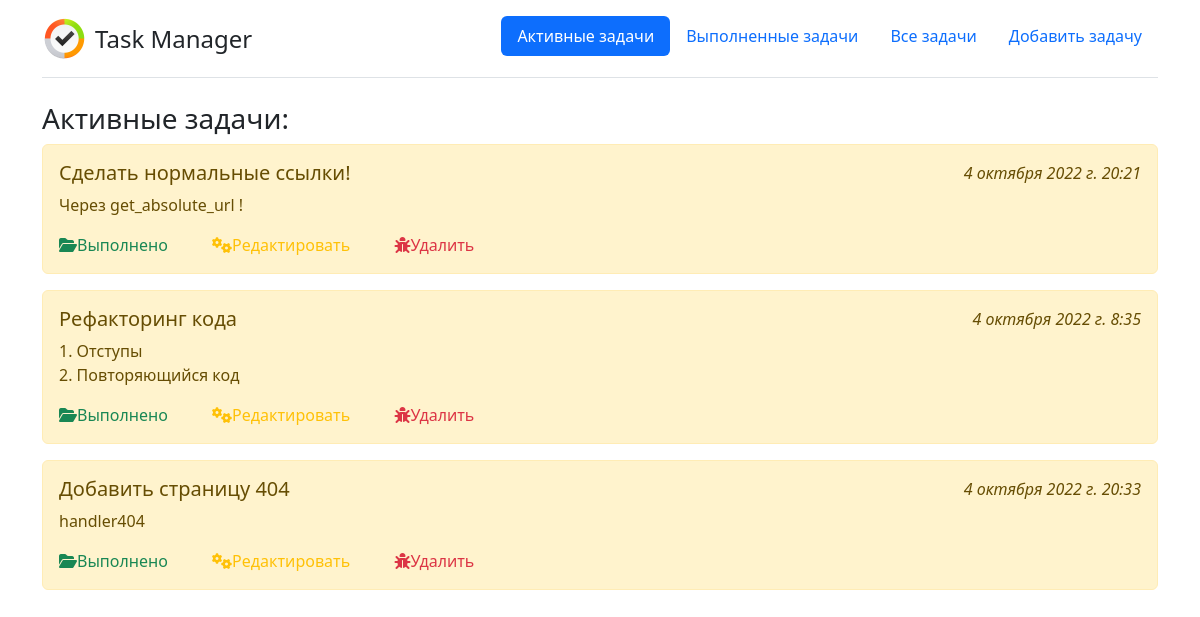
The page / on the database its author committed.
### Main/models.py (models this page shows, shortened)
class Task(models.Model):
    title = models.CharField(max_length=255)
    task = models.TextField()
    time_create = models.DateTimeField(auto_now_add=True)
    time_update = models.DateTimeField(auto_now=True)
    done = models.BooleanField(default=False)
    def get_absolute_url(self):
        return f'/update/{self.pk}'  # reverse('updateTask', kwargs={'task_id': self.pk})
    class Meta:
        verbose_name = 'Задача'
        verbose_name_plural = 'Задачи'

### Main/views.py (the view)
# urls.py: path('', ActiveTask.as_view(), name='activeTask'),
class ActiveTask(ListView):
    model = Task
    template_name = 'Main/index.html'
    extra_context = {'title': 'Активные задачи', 'page': 'activeTask'}
    context_object_name = 'tasks'
    def get_queryset(self):
        return Task.objects.filter(done=False)

### Main/templates/Main/index.html
{% extends 'Main/base.html' %}
{% block body %}
{% if page == 'activeTask' %}
<h3>Активные задачи:</h3>
{% elif page == 'didTask' %}
<h3>Выполненные задачи:</h3>
{% elif page == 'allTask' %}
<h3>Все задачи:</h3>
{% endif %}
{% if tasks %}
{% for el in tasks %}
{% if el.done %}
<div class="alert alert-success mt-2">
    {% else %}
    <div class="alert alert-warning mt-2">
        {% endif %}
        <div class="hidd">
            <h5 class="position_left">{{ el.title |linebreaksbr }}</h5>
            <i class="position_right">{{ el.time_update }}</i>
        </div>
        <p>{{ el.task |linebreaksbr }}</p>
        {% if el.done == False %}
        <a href="{% url 'readyTask' el.pk %}" class="text-success" id="marg"><i class="fa-solid fa-folder-open"></i>Выполнено</a>
        {% else %}
        <a href="{% url 'activateTask' el.pk %}" class="text-primary" id="marg2"><i
                class="fa-solid fa-code-pull-request"></i>Активировать</a>
        {% endif %}
        <a href="{{ el.get_absolute_url }}" class="text-warning" id="marg3"><i class="fa-solid fa-gears"></i>Редактировать</a>
        <a href="{% url 'deleteTask' el.pk %}" class="text-danger"><i class="fa-solid fa-bug"></i>Удалить</a>
    </div>
    {% endfor %}
    {% else %}
    <h4 class="text-danger">Отсутствуют</h4>
    {% if page != 'didTask' %}
    <a href="{% url 'addTask' %}">Добавить задачу</a>
    {% endif %}
    {% endif %}
{% endblock %}

### Main/static/Main/css/style.css (style rules this page uses)
a { text-decoration: none; }
.position_left { float: left; }
.position_right { float: right; }
.hidd { overflow: hidden; }
#marg { margin-right: 40px; }
#marg3 { margin-right: 40px; }

### rows shown on the page
Task: title "Сделать нормальные ссылки!", time_update "4 октября 2022 г. 20:21", task "Через get_absolute_url !", done False (drawn)
Task: title "Рефакторинг кода", time_update "4 октября 2022 г. 8:35", task "1. Отступы 2. Повторяющийся код", done False (drawn)
Task: title "Добавить страницу 404", time_update "4 октября 2022 г. 20:33", task "handler404", done False (drawn)
